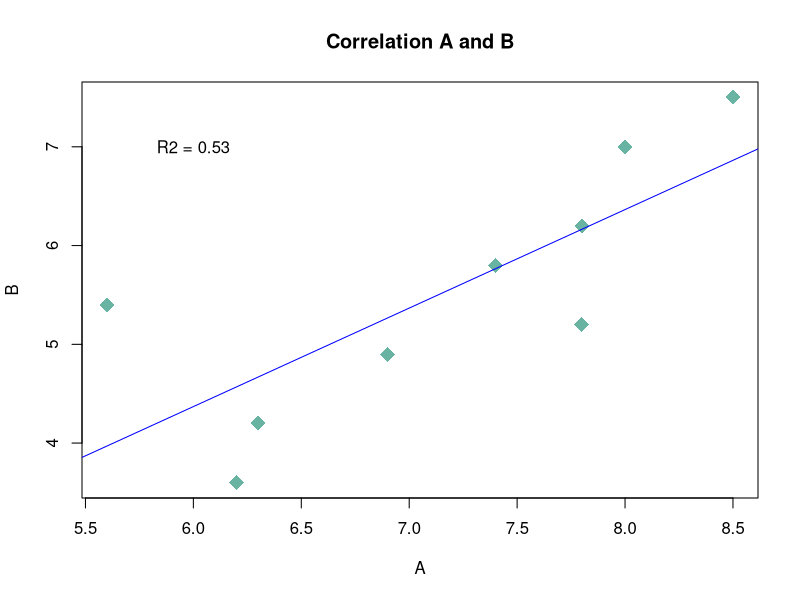

Write R code to recreate this figure.
y <- c(5.2, 5.4, 3.6, 4.2, 4.9, 5.8, 6.2, 7.0, 7.5)
x <- c(7.8, 5.6, 6.2, 6.3, 6.9, 7.4, 7.8, 8.0, 8.5)

plot(y~x,
     pch = 18,
     cex = 2,
     col = "#69B3A2",
     xlab = "A",
     ylab = "B",
     main = "Correlation A and B")

abline(lm(y~x), col="blue")
r<- lm(y~x)
summary(r)
text(x = 6.0, y = 7, labels = "R2 = 0.53")